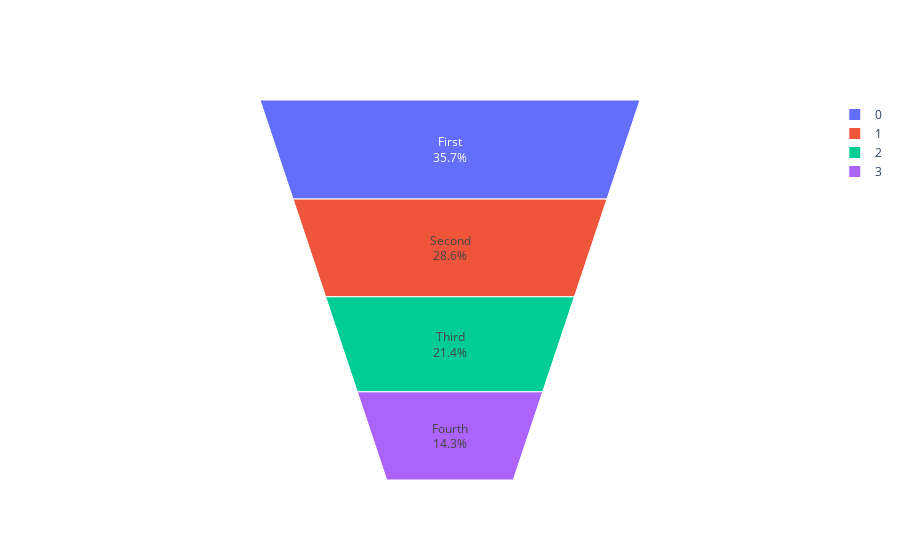

The notebook cell this image was saved under:
### Code cell
fig3.show()

### Figure 1 — Plotly figure (JSON) as saved in the notebook; plotly's stock layout.template omitted (floating-point values rounded to 4 significant figures)
{"data": [{"text": ["First", "Second", "Third", "Fourth"], "type": "funnelarea", "values": [50, 40, 30, 20]}], "layout": {}}
